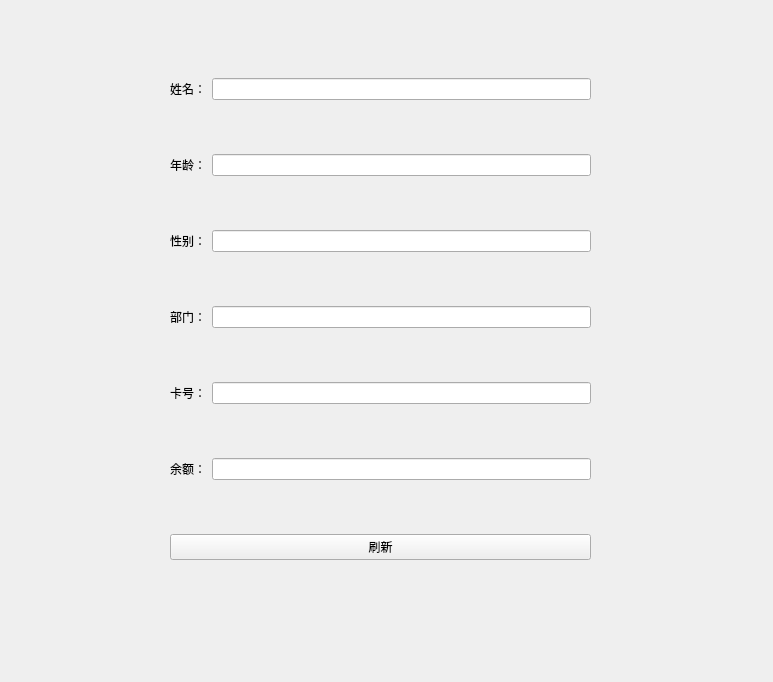
<?xml version="1.0" encoding="UTF-8"?>
<ui version="4.0">
 <class>EmployeeDataWidget</class>
 <widget class="QWidget" name="EmployeeDataWidget">
  <property name="geometry">
   <rect>
    <x>0</x>
    <y>0</y>
    <width>773</width>
    <height>682</height>
   </rect>
  </property>
  <property name="windowTitle">
   <string>Form</string>
  </property>
  <widget class="QWidget" name="widget" native="true">
   <property name="geometry">
    <rect>
     <x>170</x>
     <y>30</y>
     <width>421</width>
     <height>581</height>
    </rect>
   </property>
   <layout class="QVBoxLayout" name="verticalLayout">
    <item>
     <layout class="QHBoxLayout" name="horizontalLayout">
      <item>
       <widget class="QLabel" name="nameLabel">
        <property name="text">
         <string>姓名：</string>
        </property>
       </widget>
      </item>
      <item>
       <widget class="QLineEdit" name="nameLineEdit"/>
      </item>
     </layout>
    </item>
    <item>
     <layout class="QHBoxLayout" name="horizontalLayout_2">
      <item>
       <widget class="QLabel" name="ageLabel">
        <property name="text">
         <string>年龄：</string>
        </property>
       </widget>
      </item>
      <item>
       <widget class="QLineEdit" name="ageLineEdit"/>
      </item>
     </layout>
    </item>
    <item>
     <layout class="QHBoxLayout" name="horizontalLayout_3">
      <item>
       <widget class="QLabel" name="sexLabel">
        <property name="text">
         <string>性别：</string>
        </property>
       </widget>
      </item>
      <item>
       <widget class="QLineEdit" name="sexLineEdit"/>
      </item>
     </layout>
    </item>
    <item>
     <layout class="QHBoxLayout" name="horizontalLayout_4">
      <item>
       <widget class="QLabel" name="departmentLabel">
        <property name="text">
         <string>部门：</string>
        </property>
       </widget>
      </item>
      <item>
       <widget class="QLineEdit" name="departmentLabelEdit"/>
      </item>
     </layout>
    </item>
    <item>
     <layout class="QHBoxLayout" name="horizontalLayout_5">
      <item>
       <widget class="QLabel" name="cardLabel">
        <property name="text">
         <string>卡号：</string>
        </property>
       </widget>
      </item>
      <item>
       <widget class="QLineEdit" name="cardLineEdit"/>
      </item>
     </layout>
    </item>
    <item>
     <layout class="QHBoxLayout" name="horizontalLayout_6">
      <item>
       <widget class="QLabel" name="balanceLabel">
        <property name="text">
         <string>余额：</string>
        </property>
       </widget>
      </item>
      <item>
       <widget class="QLineEdit" name="balanceLineEdit"/>
      </item>
     </layout>
    </item>
    <item>
     <widget class="QPushButton" name="refreshBtn">
      <property name="text">
       <string>刷新</string>
      </property>
     </widget>
    </item>
   </layout>
  </widget>
 </widget>
 <resources/>
 <connections/>
</ui>
